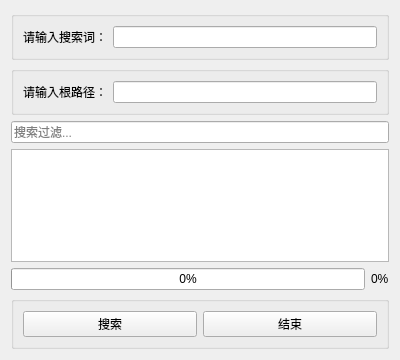
<?xml version="1.0" encoding="UTF-8"?>
<ui version="4.0">
 <class>FileSearch</class>
 <widget class="QWidget" name="FileSearch">
  <property name="geometry">
   <rect>
    <x>0</x>
    <y>0</y>
    <width>400</width>
    <height>360</height>
   </rect>
  </property>
  <property name="windowTitle">
   <string>文件搜索</string>
  </property>
  <layout class="QVBoxLayout" name="verticalLayout">
   <item>
    <widget class="QGroupBox" name="groupBox">
     <property name="title">
      <string/>
     </property>
     <layout class="QHBoxLayout" name="horizontalLayout">
      <item>
       <widget class="QLabel" name="label">
        <property name="text">
         <string>请输入搜索词：</string>
        </property>
       </widget>
      </item>
      <item>
       <widget class="QLineEdit" name="searchLineEdit"/>
      </item>
     </layout>
    </widget>
   </item>
   <item>
    <widget class="QGroupBox" name="groupBox_2">
     <property name="title">
      <string/>
     </property>
     <layout class="QHBoxLayout" name="horizontalLayout_2">
      <item>
       <widget class="QLabel" name="label_2">
        <property name="text">
         <string>请输入根路径：</string>
        </property>
       </widget>
      </item>
      <item>
       <widget class="QLineEdit" name="pathLineEdit"/>
      </item>
     </layout>
    </widget>
   </item>
   <item>
    <widget class="QLineEdit" name="filterLineEdit">
     <property name="placeholderText">
      <string>搜索过滤...</string>
     </property>
    </widget>
   </item>
   <item>
    <widget class="QTableView" name="resultTableView"/>
   </item>
   <item>
    <layout class="QHBoxLayout" name="progressLayout">
     <item>
      <widget class="QProgressBar" name="progressBar">
       <property name="minimum">
        <number>0</number>
       </property>
       <property name="maximum">
        <number>100</number>
       </property>
       <property name="value">
        <number>0</number>
       </property>
      </widget>
     </item>
     <item>
      <widget class="QLabel" name="progressLabel">
       <property name="text">
        <string>0%</string>
       </property>
      </widget>
     </item>
    </layout>
   </item>
   <item>
    <widget class="QGroupBox" name="groupBox_3">
     <property name="title">
      <string/>
     </property>
     <layout class="QHBoxLayout" name="horizontalLayout_3">
      <item>
       <widget class="QPushButton" name="searchButton">
        <property name="text">
         <string>搜索</string>
        </property>
       </widget>
      </item>
      <item>
       <widget class="QPushButton" name="finishButton">
        <property name="text">
         <string>结束</string>
        </property>
       </widget>
      </item>
     </layout>
    </widget>
   </item>
  </layout>
 </widget>
 <resources/>
 <connections/>
</ui>
